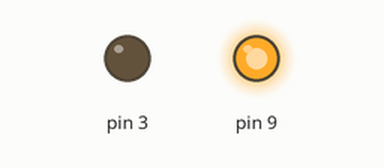
Recording of a sketch running on a simulated Arduino Uno, built with avr-gcc and run on an emulated ATmega328P. Parts: output pins drawn as LEDs (lit = HIGH).

Above: at 0.1 s.
At 60.1 s:
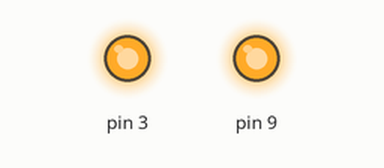
Timing chart, 0 to 121.5 s (numbered marks = the images above):
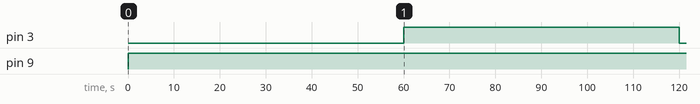

The sketch:

arduino_control_nft.ino
```cpp
#include <Time.h>
#include <TimeLib.h>
#include "led.h"

LEDControl controller;
uint16_t prev_time;
uint16_t default_time;

void setup() {
  Serial.begin(9600);
  controller = LEDControl();
  controller.configure_channel(3, 100, 0002, 0003);
  controller.configure_channel(9, 100, 0001, 0005);
  controller.initialize();
  setTime(0, 1, 0, 1, 1, 0);
}

void loop() {
  // put your main code here, to run repeatedly:
  uint16_t cur_time = hour()* 100 + minute();
  controller.tick(cur_time);
}
```

led.cpp
```cpp
#include "led.h"


output_channel::output_channel(uint8_t channel, uint8_t duty_cycle,
                                   uint16_t turn_on_time,
                                   uint16_t turn_off_time)
{
  this->ch_num = channel;
  this->duty_cycle = duty_cycle;
  this->turn_on_time = turn_on_time;
  this->turn_off_time = turn_off_time;
  this->is_night_phase = true;
}

linked_list::linked_list()
{
  this->start = nullptr;
  this->end = nullptr;
}

LEDControl::LEDControl()
{
  this->ch_list = linked_list();
}

bool LEDControl::configure_channel(uint8_t channel, uint8_t duty_cycle,
                                   uint16_t turn_on_time,
                                   uint16_t turn_off_time)
{
  if (channel > 20 || duty_cycle > 100 || turn_on_time > 2400 ||
      turn_off_time > 2400 || turn_off_time <= turn_on_time) return false;
  list_node *cur_node = new list_node();
  output_channel *cur_ch = new output_channel(channel, duty_cycle,
                                              turn_on_time, turn_off_time);
  cur_node->next = nullptr;
  cur_node->channel = cur_ch;
  if (this->ch_list.start == nullptr) {
    this->ch_list.start = cur_node;
    this->ch_list.end = cur_node;
  }
  else {
    this->ch_list.end->next = cur_node;
    this->ch_list.end = cur_node;
  }
  return true;
}

void LEDControl::initialize()
{
  for (node_t cur_node = this->ch_list.start; cur_node != nullptr;
       cur_node = cur_node->next)
  {
    pinMode(cur_node->channel->ch_num, OUTPUT);
  }
}

void LEDControl::tick(uint16_t cur_time)
{
  for (node_t cur_node = this->ch_list.start; cur_node != nullptr;
       cur_node = cur_node->next)
  {
    output_channel *cur_ch = cur_node->channel;
    if (cur_time < cur_ch->turn_on_time || cur_time >= cur_ch->turn_off_time)
    {
      digitalWrite(cur_ch->ch_num, LOW);
      cur_ch->is_night_phase = true;
      continue;
    }
    else if (cur_ch->is_night_phase) {
      digitalWrite(cur_ch->ch_num, HIGH);
      cur_ch->usec_start = micros();
      cur_ch->usec_next_start = cur_ch->usec_start + USEC_PERIOD;
      cur_ch->is_night_phase = false;
    }
    else if (micros() - cur_ch->usec_start >=
             cur_ch->usec_next_start - cur_ch->usec_start)
    {
      if (cur_ch->duty_cycle != 0) {
        digitalWrite(cur_ch->ch_num, HIGH);
      }
      cur_ch->usec_start = micros();
      cur_ch->usec_next_start = cur_ch->usec_start + USEC_PERIOD;
    }
    else if (micros() - cur_ch->usec_start >=
             cur_ch->duty_cycle*(USEC_PERIOD/100))
    {
      if (cur_ch->duty_cycle != 100) {
        digitalWrite(cur_ch->ch_num, LOW);
      }
    }
  }

}
```

led.h
```cpp
/*
 * David Xie / davidx
 *
 * duty_cycle.h
 *
 * This header file defines constants and library functions that
 * simplify the operation and upkeep of modulating
 * duty cycles for the growth LED strips on the NFT hydroponic system.
 */

#ifndef led_h
#define led_h
#include <stdint.h>
#include <Arduino.h>

#define USEC_PERIOD 16000

class output_channel
{
  public:
    bool is_night_phase;
    uint8_t ch_num;
    uint8_t duty_cycle;
    uint16_t turn_on_time;
    uint16_t turn_off_time;
    unsigned long usec_start;
    unsigned long usec_next_start;
    output_channel(uint8_t channel, uint8_t duty_cycle, uint16_t turn_on_time,
                   uint16_t turn_off_time);
};

class list_node
{
  public:
    list_node *next;
    output_channel *channel;
};

class linked_list
{
  public:
    list_node *start;
    list_node *end;
    linked_list();
};

typedef list_node* node_t;

class LEDControl
{
  public:
    bool configure_channel(uint8_t channel, uint8_t duty_cycle,
                           uint16_t turn_on_time, uint16_t turn_off_time);
    void initialize();
    void tick(uint16_t cur_time);
    LEDControl();
  private:
    linked_list ch_list;
};

#endif
```

Measured:
- by itself, pin 3: LOW → HIGH at 60.0 s, → LOW 60.0 s later
- by itself, pin 9: LOW → HIGH at 0.00 s
